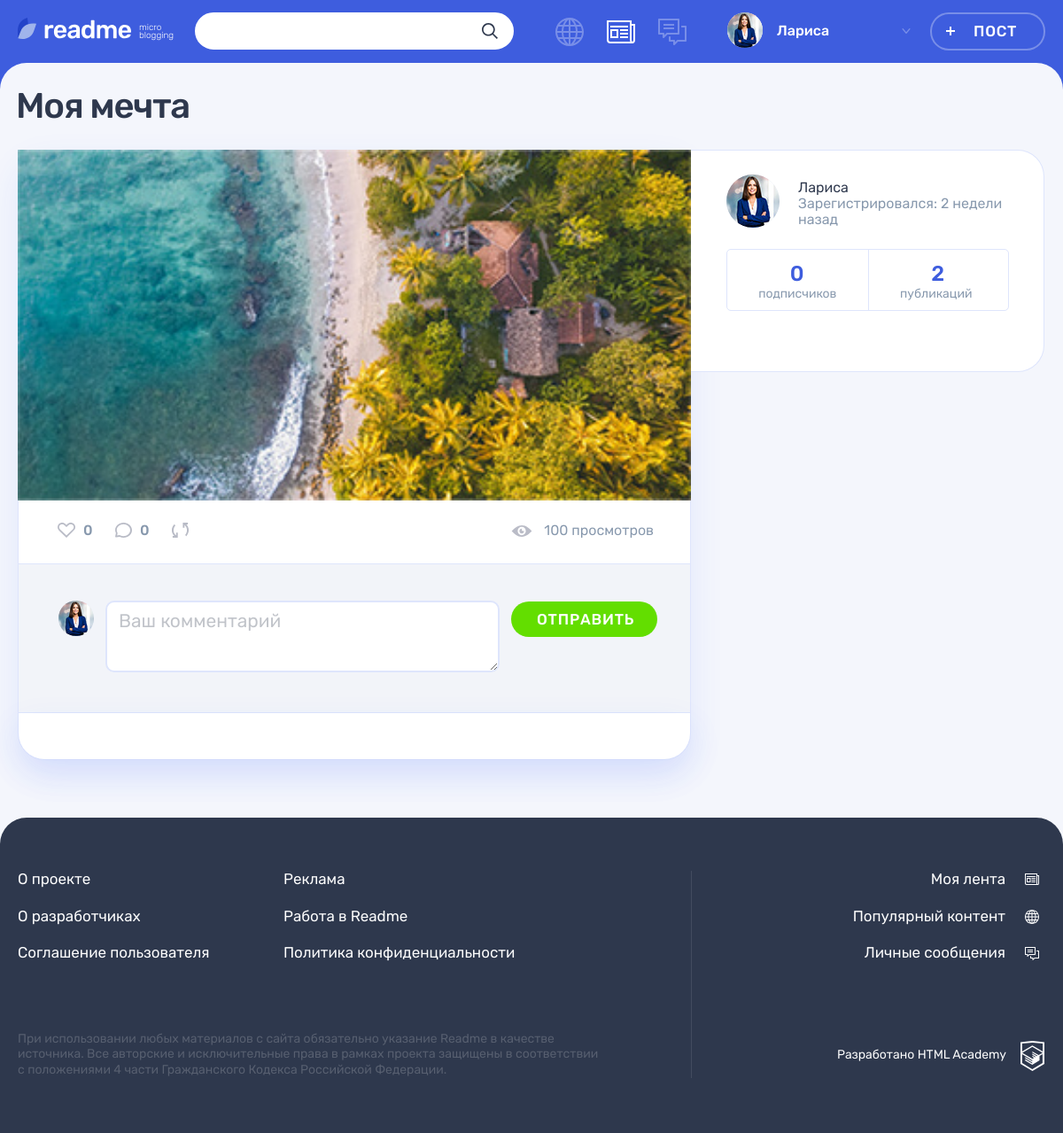
The app's page /post.php?id=4 (signed in) with its own data.
### tables this page shows
CREATE TABLE posts
(
    id           INT AUTO_INCREMENT PRIMARY KEY,
    creationDate TIMESTAMP DEFAULT CURRENT_TIMESTAMP,
    title        VARCHAR(128),
    content      VARCHAR(255),
    typeID       INT NOT NULL,
    authorId     INT NOT NULL,
    image        VARCHAR(255),
    video        VARCHAR(255),
    link         VARCHAR(255),
    views        INT,
    author       VARCHAR(128),
    repostCount  VARCHAR(128),
    FOREIGN KEY (authorId) REFERENCES users (id),
    FOREIGN KEY (typeId) REFERENCES content_type (id)
);

CREATE TABLE users
(
    id               INT AUTO_INCREMENT PRIMARY KEY,
    registrationDate TIMESTAMP DEFAULT CURRENT_TIMESTAMP,
    email            VARCHAR(128) NOT NULL UNIQUE,
    login            VARCHAR(128) UNIQUE,
    password         CHAR(64)     NOT NULL,
    avatar           VARCHAR(255)
);

### helpers.php (called while the page is built, shortened)
<?php
function get_noun_plural_form(int $number, string $one, string $two, string $many): string
{
    $number = (int)$number;
    $mod10 = $number % 10;
    $mod100 = $number % 100;
    switch (true) {
        case ($mod10 >= 2 && $mod10 <= 4):
            return $two;
    }
}
function include_template($name, array $data = [])
{
    $name = 'templates/'.$name;
    extract($data);
    require $name;
    $result = ob_get_clean();
    return $result;
}
function generate_random_date($index)
{
    $deltas = [['minutes' => 59], ['hours' => 23], ['days' => 6], ['weeks' => 4], ['months' => 11]];
    $dcnt = count($deltas);
    $delta = $deltas[$index];
    $timeval = rand(1, current($delta));
    $timename = key($delta);
    $ts = strtotime("$timeval $timename ago");
    $dt = date('Y-m-d H:i:s', $ts);
    return $dt;
}

### functions.php (called while the page is built, shortened)
<?php
function DateFormat($index, $data = '')
{
    $RandomDate = date_create(generate_random_date($index));
    if ( ! empty($data)) {
        $RandomDate = new DateTime($data);
    }
    $current_time = new DateTime();
    $date = $current_time->diff($RandomDate);
    if ($date->format('%y') >= 1) {
        return $RandomDate->format("d-M-Y");
    } elseif (1.25 <= ((int)$date->format('%m')) + ($date->format('%d')) / 31) {
        return seePlural($date->format('%m'), 'месяц', 'месяца', 'месяцев');
    } elseif (7 <= (int)$date->format('%m') * 31 + (int)$date->format('%d')) {
        return seePlural(floor(($date->format('%d')) / 7) + (int)$date->format('%m') * 4, ' неделю', 'недели',
            'недель');
    } elseif ((1 <= $date->format('%d'))) {
        return seePlural($date->format('%d'), 'день', 'дня', 'дней');
    } elseif (1 <= $date->format('%h')) {
        return seePlural($date->format('%h'), 'час', 'часа', 'часов');
    } else {
        return seePlural($date->format('%i'), 'минута', 'минуты', 'минут');
    }
}
function seePlural($str, $one, $two, $many, $ending = ' назад')
{
    return $str.' '.get_noun_plural_form($str, $one, $two, $many).$ending;
}
function SqlRequest($reques, $from, $where, $con, $id = '', $as = '', $join = "")
{
    $sql = sprintf("SELECT  %s %s  from %s %s WHERE %s %s", $reques, $as, $from, $join, $where, $id);
    $result = mysqli_query($con, $sql);
    $data = mysqli_fetch_all($result, MYSQLI_ASSOC);
    return $data;
}

### templates/postPhoto.php (the view, shortened to what this page needs)
<main class="page__main page__main--publication">
    <div class="container">
        <h1 class="page__title page__title--publication"><?= strip_tags($post['title']); ?></h1>
        <section class="post-details">
            <div class="post-details__wrapper post-photo">
                <div class="post-details__main-block post post--details">
                    <div class="post-details__image-wrapper post-photo__image-wrapper">
                        <img src="../img/<?= strip_tags($post['content']) ?>" alt="Фото от пользователя" width="760"
                             height="507">
                    </div>
                    <div class="post__indicators">
                        <?php echo include_template('widgets/likesRepostsComments.php',
                            [
                                'like' => $post[0]['like'],
                                'comment' => $post[0]['comment'],
                                'reposts' => $post[0]['reposts'],
                                'view' => $post[0]['view'],
                                'id' => $id,
                            ]); ?>
                    </div>
                    <div class="comments">
                        <?php
                        echo include_template('widgets/newCommentForm.php',
                            ['con' => $con, 'postId' => $post['id']]);
                        echo include_template('widgets/comments.php',
                            ['con' => $con, 'postId' => $post['id'], 'comments' => $post[0]["comments"]]);
                        ?>
                    </div>
                </div>
                <?php echo include_template('widgets/postCreateUser.php', [
                    'con' => $con,
                    'id' => $id,
                    'postAuthor' => $authorInfo['postAuthor'],
                    'postsCount' => $authorInfo['postsCount'],
                    'subscribersCount' => $authorInfo['subscribersCount'],
                    'isSubscribed' => $isSubscribed,
                ]); ?>
            </div>
        </section>
    </div>
</main>

### templates/widgets/postCreateUser.php (shortened to what this page needs)
<div class="post-details__user user">
    <div class="post-details__user-info user__info">
        <div class="post-details__avatar user__avatar">
            <a class="post-details__name user__name" href="#">
                <a class="post-details__avatar-link user__avatar-link" href="#">
                    <img class="post-details__picture user__picture"
                         src="../img/<?= strip_tags($postAuthor['avatar']) ?>" alt="Аватар пользователя">
                </a>
        </div>
        <div class="post-details__name-wrapper user__name-wrapper">
            <span><?= strip_tags($postAuthor['login']) ?> </span>
            <br>
            <time class="post-details__time user__time" datetime="2014-03-20">Зарегистрировался: <?= DateFormat(0, $postAuthor['registrationDate']) ?></time>
        </div>
    </div>
    <div class="post-details__rating user__rating">
        <p class="post-details__rating-item user__rating-item user__rating-item--subscribers">
            <span class="post-details__rating-amount user__rating-amount"><?= $subscribersCount ?></span>
            <span class="post-details__rating-text user__rating-text">подписчиков</span>
        </p>
        <p class="post-details__rating-item user__rating-item user__rating-item--publications">
            <span class="post-details__rating-amount user__rating-amount"><?= $postsCount ?></span>
            <span class="post-details__rating-text user__rating-text">публикаций</span>
        </p>
    </div>
</div>

### records on screen
posts: title "Моя мечта", content (picture), authorId.avatar (picture), authorId.login "Лариса", authorId.registrationDate "2 недели назад"

### other values on screen
strip_tags($userName) "Лариса"
$like "0"
$comment "0"
$view "100"
$subscribersCount "0"
$postsCount "2"
